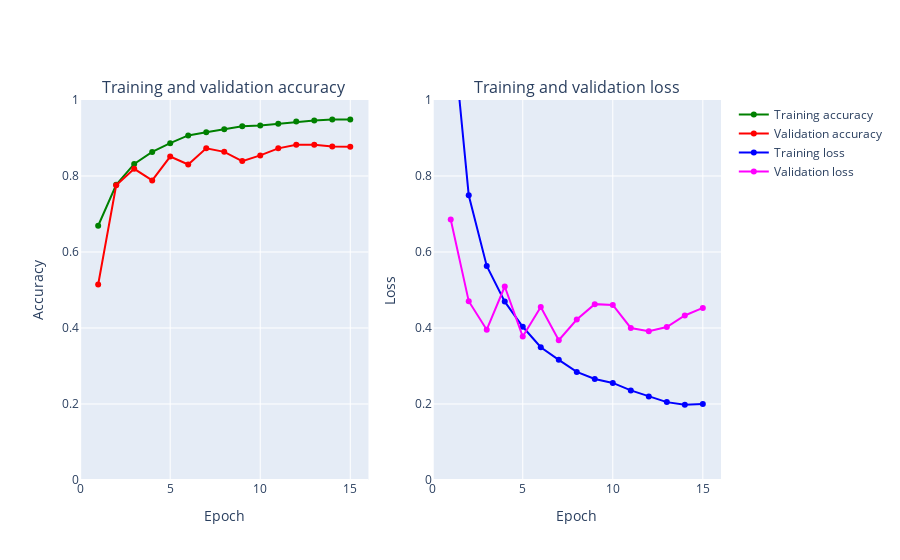

The code cell stored with this chart in its notebook:
### Code cell
def create_trace(x,y,ylabel,color):
        trace = go.Scatter(
            x = x,y = y,
            name=ylabel,
            marker=dict(color=color),
            mode = "markers+lines",
            text=x
        )
        return trace
        
def plot_accuracy_and_loss(train_model):
    hist = train_model.history
    acc = hist['accuracy']
    val_acc = hist['val_accuracy']
    loss = hist['loss']
    val_loss = hist['val_loss']
    epochs = list(range(1,len(acc)+1))
    
    trace_ta = create_trace(epochs,acc,"Training accuracy", "Green")
    trace_va = create_trace(epochs,val_acc,"Validation accuracy", "Red")
    trace_tl = create_trace(epochs,loss,"Training loss", "Blue")
    trace_vl = create_trace(epochs,val_loss,"Validation loss", "Magenta")
   
    fig = make_subplots(rows=1,cols=2, subplot_titles=('Training and validation accuracy',
                                                             'Training and validation loss'))
    fig.append_trace(trace_ta,1,1)
    fig.append_trace(trace_va,1,1)
    fig.append_trace(trace_tl,1,2)
    fig.append_trace(trace_vl,1,2)
    fig['layout']['xaxis'].update(title = 'Epoch')
    fig['layout']['xaxis2'].update(title = 'Epoch')
    fig['layout']['yaxis'].update(title = 'Accuracy', range=[0,1])
    fig['layout']['yaxis2'].update(title = 'Loss', range=[0,1])

    plotly.offline.iplot(fig, filename='accuracy-loss')
plot_accuracy_and_loss(hist)

### Figure 1 — Plotly figure (JSON) as saved in the notebook; plotly's stock layout.template omitted (floating-point values rounded to 4 significant figures)
{"data": [{"marker": {"color": "Green"}, "mode": "markers+lines", "name": "Training accuracy", "text": ["1", "2", "3", "4", "5", "6", "7", "8", "9", "10", "11", "12", "13", "14", "15"], "type": "scatter", "x": [1, 2, 3, 4, 5, 6, 7, 8, 9, 10, 11, 12, 13, 14, 15], "xaxis": "x", "y": [0.6691, 0.7769, 0.8317, 0.8635, 0.8865, 0.9067, 0.9152, 0.9231, 0.9307, 0.9331, 0.9377, 0.9433, 0.9462, 0.9484, 0.9487], "yaxis": "y"}, {"marker": {"color": "Red"}, "mode": "markers+lines", "name": "Validation accuracy", "text": ["1", "2", "3", "4", "5", "6", "7", "8", "9", "10", "11", "12", "13", "14", "15"], "type": "scatter", "x": [1, 2, 3, 4, 5, 6, 7, 8, 9, 10, 11, 12, 13, 14, 15], "xaxis": "x", "y": [0.5145, 0.7754, 0.8189, 0.7883, 0.8511, 0.8302, 0.8727, 0.8636, 0.8392, 0.8542, 0.8727, 0.8824, 0.8821, 0.8779, 0.8772], "yaxis": "y"}, {"marker": {"color": "Blue"}, "mode": "markers+lines", "name": "Training loss", "text": ["1", "2", "3", "4", "5", "6", "7", "8", "9", "10", "11", "12", "13", "14", "15"], "type": "scatter", "x": [1, 2, 3, 4, 5, 6, 7, 8, 9, 10, 11, 12, 13, 14, 15], "xaxis": "x2", "y": [1.238, 0.7494, 0.5633, 0.4694, 0.4032, 0.3495, 0.3162, 0.2843, 0.2657, 0.2555, 0.2357, 0.2196, 0.2049, 0.1981, 0.1997], "yaxis": "y2"}, {"marker": {"color": "Magenta"}, "mode": "markers+lines", "name": "Validation loss", "text": ["1", "2", "3", "4", "5", "6", "7", "8", "9", "10", "11", "12", "13", "14", "15"], "type": "scatter", "x": [1, 2, 3, 4, 5, 6, 7, 8, 9, 10, 11, 12, 13, 14, 15], "xaxis": "x2", "y": [0.6857, 0.4705, 0.3956, 0.5092, 0.3775, 0.4552, 0.3678, 0.4222, 0.4628, 0.4607, 0.4001, 0.3915, 0.4025, 0.4329, 0.4528], "yaxis": "y2"}], "layout": {"annotations": [{"font": {"size": 16}, "showarrow": false, "text": "Training and validation accuracy", "x": 0.225, "xanchor": "center", "xref": "paper", "y": 1, "yanchor": "bottom", "yref": "paper"}, {"font": {"size": 16}, "showarrow": false, "text": "Training and validation loss", "x": 0.775, "xanchor": "center", "xref": "paper", "y": 1, "yanchor": "bottom", "yref": "paper"}], "xaxis": {"anchor": "y", "domain": [0, 0.45], "title": {"text": "Epoch"}}, "xaxis2": {"anchor": "y2", "domain": [0.55, 1], "title": {"text": "Epoch"}}, "yaxis": {"anchor": "x", "domain": [0, 1], "range": [0, 1], "title": {"text": "Accuracy"}}, "yaxis2": {"anchor": "x2", "domain": [0, 1], "range": [0, 1], "title": {"text": "Loss"}}}}
